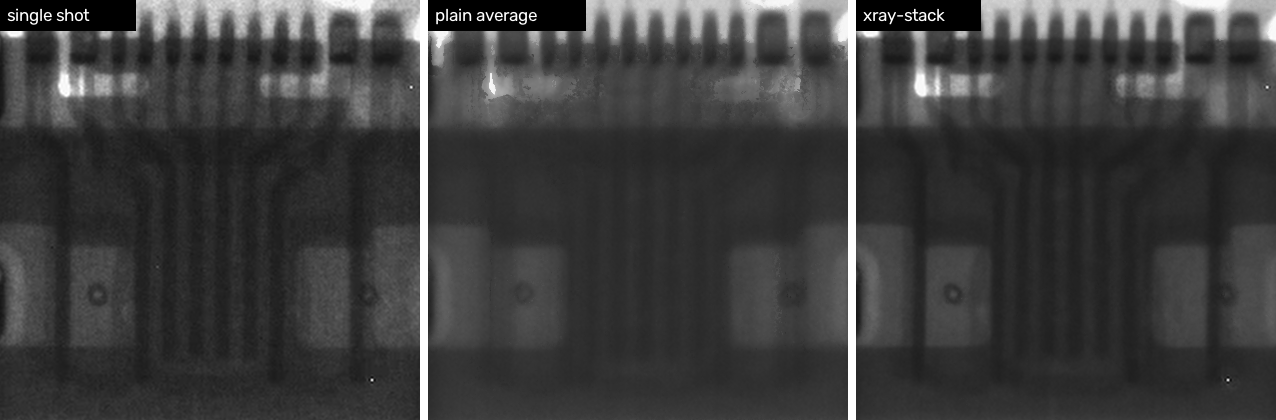
#> input picture docs/detail_connector.png, 1276 x 420 px, given in place of fused.png, which was not available
$ python make_figures.py   (older library calls are emulated)
#> lines starting #> are read from the running program, lines starting #| are printed output that depends on the picture
#!/usr/bin/env python3
"""Build the README figures in docs/ from samples/ and output/."""
import glob
import os

import cv2
import numpy as np

OUT, DOCS = "output", "docs"
os.makedirs(DOCS, exist_ok=True)
read = lambda p: cv2.imread(p, cv2.IMREAD_GRAYSCALE)
#> further down, fused is the input picture: shape (420, 1276); min 0, max 255, mean 62.3
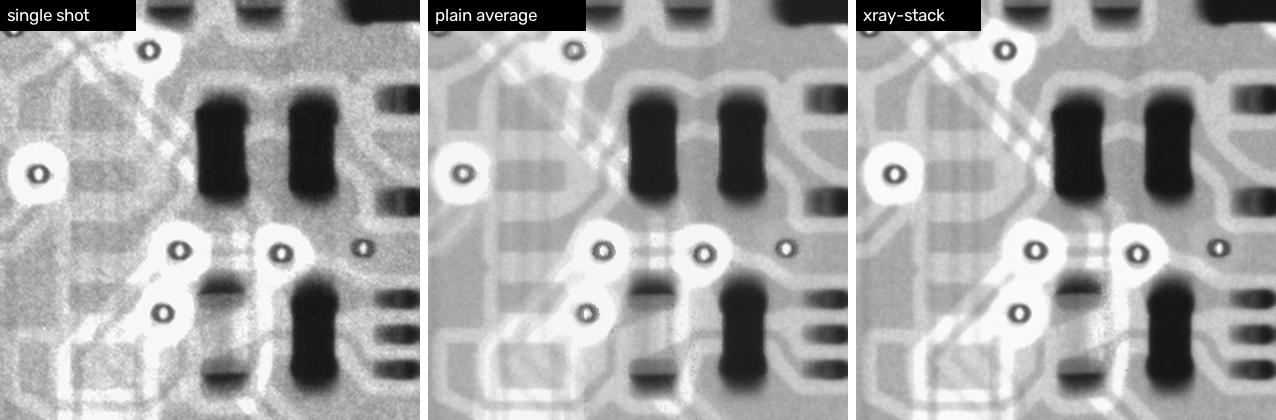
#> input picture docs/detail_ics.png, 1276 x 420 px, given in place of single_view.png, which was not available
bgr = lambda im: im if im.ndim == 3 else cv2.cvtColor(im, cv2.COLOR_GRAY2BGR)
jpg = [cv2.IMWRITE_JPEG_QUALITY, 90]


def label(im, text):
    im = bgr(im).copy()
    cv2.rectangle(im, (0, 0), (14 + 11 * len(text), 30), (0, 0, 0), -1)
    cv2.putText(im, text, (7, 21), cv2.FONT_HERSHEY_SIMPLEX, 0.6, (255, 255, 255), 1, cv2.LINE_AA)
    return im


def row(tiles, gap=8):
    pad = np.full((tiles[0].shape[0], gap, 3), 255, np.uint8)
    out = []
    for t in tiles:
        out += [bgr(t), pad]
    return np.hstack(out[:-1])


fused = read(f"{OUT}/fused.png")
single, naive = read(f"{OUT}/single_view.png"), read(f"{OUT}/naive_average.png")
#> single is the input picture: shape (420, 1276); min 0, max 255, mean 166.2

# 1. overview: the four frames with every board copy outlined  ->  the one fused board
T = 440
frames = [cv2.resize(cv2.imread(p), (T, T), interpolation=cv2.INTER_AREA) for p in sorted(glob.glob(f"{OUT}/found_*.png"))]
frames = [label(f, f"frame {i + 1}") for i, f in enumerate(frames)]
g = 8
grid = np.full((2 * T + g, 2 * T + g, 3), 255, np.uint8)
for i, f in enumerate(frames[:4]):
    y, x = (i // 2) * (T + g), (i % 2) * (T + g)
    grid[y:y + T, x:x + T] = f
H = grid.shape[0]
res = cv2.resize(fused, (round(fused.shape[1] * H / fused.shape[0]), H), interpolation=cv2.INTER_AREA)
res = label(res, "result: one whole board")
#> in label, `cv2.rectangle(im, (0, 0), (14 + 11 * len(text), 30), (0, 0, 0), -1)`: im: shape (888, 2698, 3); min 0, max 255, mean 62.2
#> in label, `cv2.putText(im, text, (7, 21), cv2.FONT_HERSHEY_SIMPLEX, 0.6, (255, 25..`:
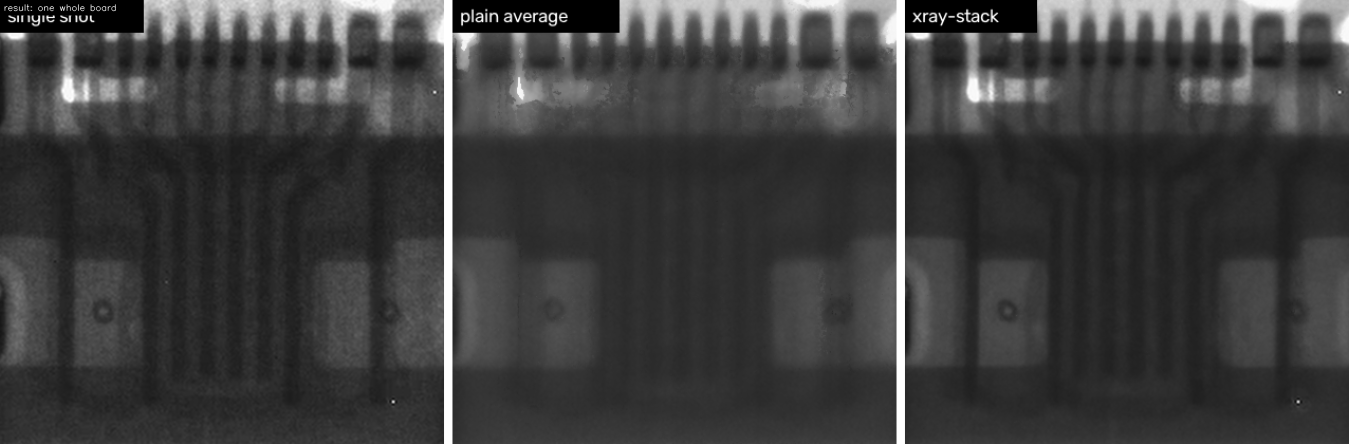
#> im: shape (888, 2698, 3) (shown at 1/2 size); min 0, max 255, mean 62.2
arrow = np.full((H, 130, 3), 255, np.uint8)
cv2.arrowedLine(arrow, (20, H // 2), (110, H // 2), (0, 120, 255), 8, cv2.LINE_AA, tipLength=0.4)
cv2.imwrite(f"{DOCS}/overview.jpg", np.hstack([grid, arrow, res]), jpg)
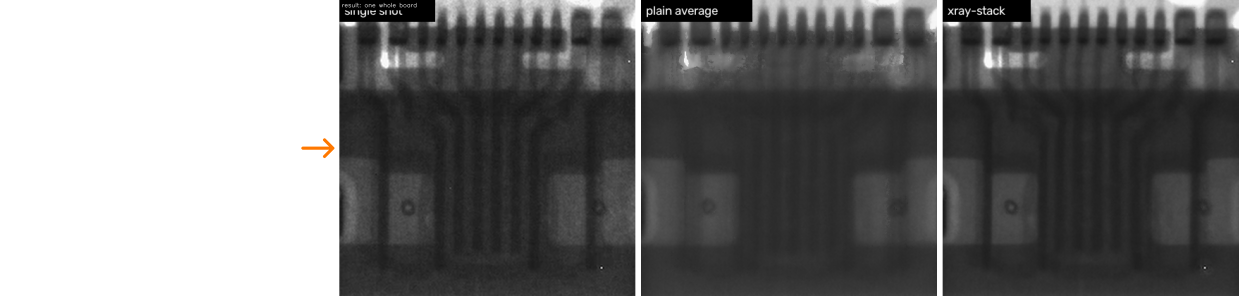
#> saved as overview.jpg: shape (888, 3716, 3) (shown at 1/3 size); mean B, G, R 114.9, 115, 115

# 2. the result
cv2.imwrite(f"{DOCS}/fused.png", fused)

# 3. one view / plain average / final, at full output resolution
crops = {"detail_qfn": (800, 840), "detail_connector": (810, 1630), "detail_ics": (1220, 400)}
for name, (x, y) in crops.items():
    s = 420
#> (the run stopped early here; a loop or call above may not have finished)
